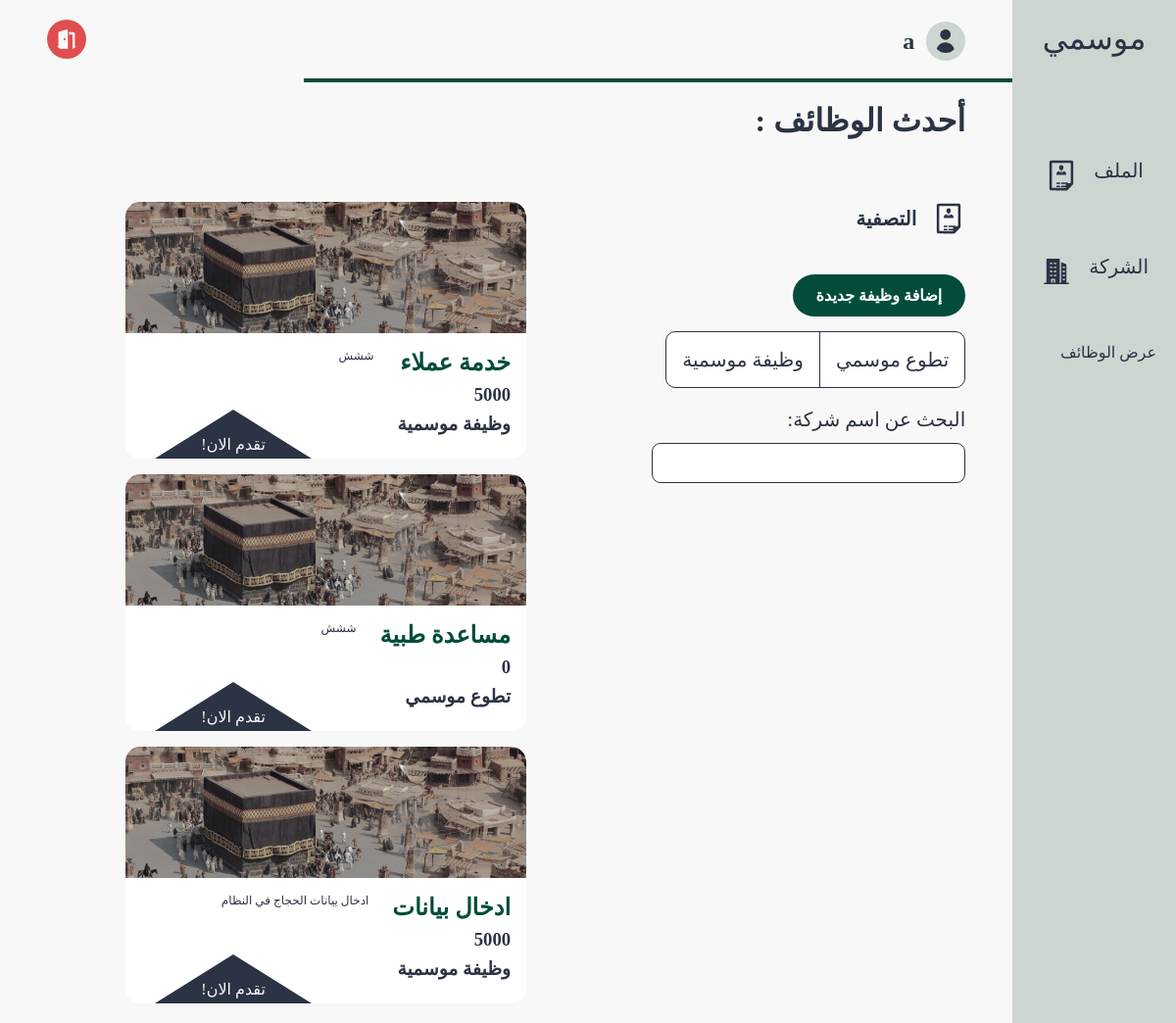
The page /pages/job_listing.php (signed in) on the database its author committed.
### tables this page shows
CREATE TABLE users (
    id INTEGER PRIMARY KEY, 
    name TEXT, 
    email TEXT UNIQUE, 
    password TEXT, 
    bio TEXT,
    type BOOLEAN,
    linkedin TEXT,
    phone TEXT
);

CREATE TABLE jobs (
    job_id INTEGER PRIMARY KEY, 
    company_id INTEGER,
    name TEXT,
    description TEXT,
    salary INTEGER,
    language_id INTEGER,
    type BOOLEAN,
    FOREIGN KEY (company_id) REFERENCES company(company_id) ON DELETE CASCADE,
    FOREIGN KEY (language_id) REFERENCES languages(language_id) ON DELETE CASCADE
);

### src/database/fetch.php (called while the page is built, shortened)
<?php
include('../database/data.php');
function getUserById($id)
{
    global $db;
    $stmt = $db->prepare('SELECT * FROM users WHERE id = :id');
    $stmt->bindValue(':id', $id, SQLITE3_INTEGER);
    $result = $stmt->execute();
    $user = $result->fetchArray(SQLITE3_ASSOC);
    return $user;
}
function fetchAllJobs()
{
    global $db;
    $result = $db->query('SELECT * FROM jobs');
    $jobs = [];
    while ($row = $result->fetchArray(SQLITE3_ASSOC)) {
        $jobs[] = $row;
    }
    return $jobs;
}

### src/components/page.php (called while the page is built, shortened)
<?php
include ('../database/fetch.php');
if (isset($_SESSION["user"])) {
    if (!getUserById($_SESSION["user"]["id"])) {
        unset($_SESSION["user"]);
    }
}
?>

### src/pages/job_listing.php (the view, shortened to what this page needs)
<?php
include('../components/page.php');
$jobs = fetchAllJobs();
?>
<!DOCTYPE html>
<html lang="ar" dir="rtl">
<head>
  <link rel="stylesheet" href="../styles/job_listing.css">
</head>
<body>
  <section class="page-structure">
    <?php include "../components/NavBar.php" ?>
    <section class="page-content">
      <header>
        <div class="username">
          <a href="./profile.php">
            <img class="nav-icon" src="../images/profile.svg" alt="شعار المستخدم">
            <h2><?php echo $user["name"] ?></h2>
          </a>
        </div>
        <div class="options">
          <a href="#">
            <img class="nav-icon" style="--color: #DF4F4F" src="../images/logout.svg" alt="شعار تسجيل">
          </a>
        </div>
      </header>
      <?php
        $user_type = ($_SESSION['user']['type'] == 1) ? 'company' : 'individual';
      ?>
      <main>
        <h1 class="heading-title">أحدث الوظائف : </h1>
        <div class="content">
          <div class="filter-section">
            <h3>
              <img src="../images/cv.svg" alt="شعار تصفية">
              التصفية
            </h3>
          <?php if (strtolower($user_type) === 'company'): ?>
              <div class="add-job-container">
                  <a href="add_job.php" class="add-job-btn">إضافة وظيفة جديدة</a>
              </div>
          <?php endif; ?>
          <div class="filter-choices">
              <p>تطوع موسمي</p>
              <p>وظيفة موسمية</p>
          </div>
            <form action="post">
              <label for="company-name">البحث عن اسم شركة: </label>
              <input id="search" type="text" name="company-name">
            </form>
          </div>
          <div class="jobs-section">
            <?php foreach ($jobs as $job): ?>
              <div class="job">
                <img src="../images/sampleJob.png" alt="job image">
                <div class="content">
                  <div class="titles">
                    <h2 class="job-title"><?php echo $job["name"] ?></h2>
                    <h3 class="salary"><?= $job["salary"] ?></h3>
                    <h3 class="job-type"><?php
                    if($job["type"] == 0) {
                      echo "وظيفة موسمية";
                    } else {
                      echo "تطوع موسمي";
                    }
                    ?></h3>
                  </div>
                  <p class="description"><?php echo $job["description"] ?> </p>
                </div>
              </div>
            <?php endforeach ?>
          </div>
        </div>
      </main>
    </section>
  </section>
</body>
</html>

### src/styles/job_listing.css (style rules this page uses)
* { color: var(--black-color); }
body { background-color: var(--white-color); }
.nav-icon { --color: var(--white-alt-color); background-color: var(--color); width: 40px; height: 40px; border-radius: 50%; padding: 0.5rem; }
section.page-content { width: 100%; }
header { position: relative; display: flex; align-items: center; justify-content: space-between; min-height: 75px; padding: 1.25rem 3rem; }
header::after { content: ""; position: absolute; right: 0; bottom: 0; width: 70%; height: 4px; background-color: var(--main-color); }
.username a { display: flex; align-items: center; gap: 0.75rem; font-size: 1rem; }
.options { display: flex; align-items: center; gap: 1rem; }
main { padding: 1.25rem 2rem; }
main .filter-section { margin-bottom: 3rem; }
@media (min-width: 992px) { main > .content { display: flex; gap: 3rem; } }
main .heading-title { font-size: 2rem; margin-bottom: 4rem; }
@media (min-width: 992px) { main { padding: 1.25rem 3rem; } }
@media (min-width: 992px) { main .filter-section { flex-basis: 320px; margin-bottom: 0; } }
main .filter-section h3 { display: flex; align-items: center; gap: 1rem; font-size: 1.25rem; margin-bottom: 2.5rem; }
main .filter-choices { width: fit-content; display: flex; justify-content: center; align-items: center; border: 1px solid var(--black-color); border-radius: 10px; background-color: white; font-size: 1.25rem; margin-bottom: 1.25rem; }
main .filter-choices > *:not(:last-child) { border-left: 1px solid var(--black-color); }
main .filter-choices > * { padding-inline: 1rem; padding-block: 1rem; }
main form > * { display: block; margin-bottom: 0.75rem; font-size: 1.25rem; }
main form input { width: 100%; min-height: 35px; border: 1px solid var(--black-color); border-radius: 9px; padding: 0.5rem 1rem; outline: var(--main-color); }
.jobs-section { display: grid; flex: 1; gap: 1rem; grid-template-columns: repeat(auto-fill, minmax(250px, 1fr)); justify-items: center; overflow-y: scroll; max-height: 80vh; }
@media (min-width: 992px) { .jobs-section { grid-template-columns: repeat(auto-fill, minmax(350px, 1fr)); } }
.jobs-section .job { display: flex; flex-direction: column; max-width: 350px; background-color: white; border-radius: 15px; }
@media (min-width: 992px) { .jobs-section .job { max-width: 420px; } }
.jobs-section .job img { width: 100%; border-start-start-radius: 15px; }
.jobs-section .content { flex: 1; padding: 1rem; }
@media (min-width: 992px) { .jobs-section .content { display: flex; gap: 1.5rem; } }
.jobs-section .titles > * { margin-bottom: 0.5rem; }
.jobs-section .job-title { color: var(--main-color); font-size: 1.5rem; }
.job .description { font-size: 0.75rem; max-width: 180px; }

### src/styles/globals.css (style rules this page uses)
*, *::before, *::after { box-sizing: border-box; margin: 0; padding: 0; list-style: none; text-decoration: none; }
:root { --main-color: #034c3c; --secondary-color: #d2b48c; --white-color: #f8f8f8; --black-color: #2b3344; --white-alt-color: #cdd5d1; }
a { display: block; color: var(--black-color); }
.page-structure { display: flex; min-height: 100vh; }

### src/pages/job_listing.php (style rules this page uses)
.add-job-container { text-align: right; margin-bottom: 15px; }
.add-job-btn { display: inline-block; padding: 12px 24px; background-color: #034C3C; color: white; text-decoration: none; border-radius: 25px; font-weight: bold; font-size: 16px; transition: background 0.3s ease-in-out; }

### rows shown on the page
users: name "a"
jobs: name "خدمة عملاء", salary "5000", type "وظيفة موسمية", description "ششش"
jobs: name "مساعدة طبية", salary "0", type "تطوع موسمي", description "ششش"
jobs: name "ادخال بيانات", salary "5000", type "وظيفة موسمية", description "ادخال ييانات الحجاج في النظام"

### other values the page prints
$nav['title'] "الملف"
$nav['title'] "الشركة"
